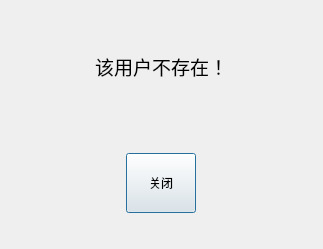
<?xml version="1.0" encoding="UTF-8"?>
<ui version="4.0">
 <class>AddFriendErrorDialog</class>
 <widget class="QDialog" name="AddFriendErrorDialog">
  <property name="geometry">
   <rect>
    <x>0</x>
    <y>0</y>
    <width>323</width>
    <height>249</height>
   </rect>
  </property>
  <property name="windowTitle">
   <string>ErrTip</string>
  </property>
  <property name="windowIcon">
   <iconset resource="../../res.qrc">
    <normaloff>:/res/wx.png</normaloff>:/res/wx.png</iconset>
  </property>
  <layout class="QVBoxLayout" name="verticalLayout">
   <item>
    <widget class="QWidget" name="widget" native="true">
     <layout class="QHBoxLayout" name="horizontalLayout">
      <item>
       <widget class="QLabel" name="label_addfriend_err_tip">
        <property name="font">
         <font>
          <pointsize>14</pointsize>
         </font>
        </property>
        <property name="text">
         <string>该用户不存在！</string>
        </property>
        <property name="alignment">
         <set>Qt::AlignmentFlag::AlignCenter</set>
        </property>
       </widget>
      </item>
     </layout>
    </widget>
   </item>
   <item>
    <widget class="QWidget" name="widget_2" native="true">
     <layout class="QHBoxLayout" name="horizontalLayout_2">
      <item>
       <widget class="QPushButton" name="btn_addfriend_close">
        <property name="minimumSize">
         <size>
          <width>70</width>
          <height>60</height>
         </size>
        </property>
        <property name="maximumSize">
         <size>
          <width>70</width>
          <height>60</height>
         </size>
        </property>
        <property name="text">
         <string>关闭</string>
        </property>
       </widget>
      </item>
     </layout>
    </widget>
   </item>
  </layout>
 </widget>
 <resources>
  <include location="../../res.qrc"/>
 </resources>
 <connections/>
</ui>
